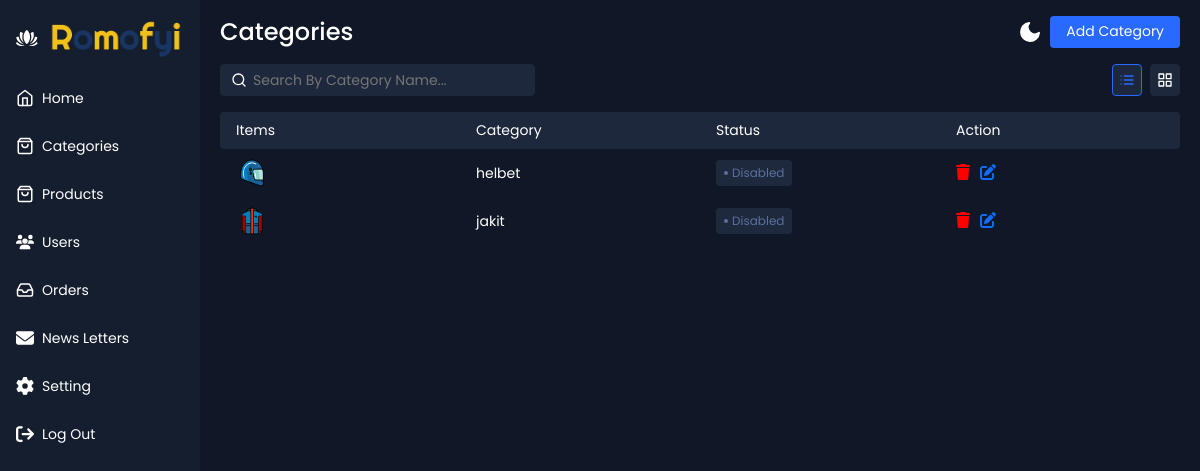
/Admin/dashboard.php (signed in), run on the app's committed database.
### tables this page shows
CREATE TABLE `categories` (
  `id` int(10) UNSIGNED NOT NULL,
  `CategoryName` varchar(255) NOT NULL,
  `img` varchar(255) DEFAULT NULL,
  `Status` enum('Active','Disabled') NOT NULL DEFAULT 'Active',
  `created_at` timestamp NULL DEFAULT NULL,
  `updated_at` timestamp NULL DEFAULT NULL
);

### Admin/page/categories.php (the view, shortened to what this page needs)
<div class="app-content">
    <div class="app-content-header">
        <h1 class="app-content-headerText">Categories</h1>
        <button class="mode-switch" title="Switch Theme">
            <svg class="moon" fill="none" stroke="currentColor" stroke-linecap="round" stroke-linejoin="round"
                stroke-width="2" width="24" height="24" viewBox="0 0 24 24">
                <defs></defs>
                <path d="M21 12.79A9 9 0 1111.21 3 7 7 0 0021 12.79z"></path>
            </svg>
        </button>
        <a href="dashboard.php?page=addCategory" class="app-content-headerButton"
            style="text-decoration: none; line-height: 31px;">Add Category</a>
    </div>
    <div class="app-content-actions">
        <form method="get" action="<?php __DIR__ ?>">
            <?php
            @$searchContent=$_GET['search'];
            if(!empty($searchContent)){
                ?>
                    <input style="color: var(--app-content-main-color);" class="search-bar" value="<?php echo $searchContent ?>" name="search" placeholder="Search By Category Name..." type="text">
                <?php
            }else{
                ?>
                    <input  style="color: var(--app-content-main-color);"  class="search-bar" name="search" placeholder="Search By Category Name..." type="text">
                <?php
            }
            ?>
        </form>
        <div class="app-content-actions-wrapper">
            <button class="action-button list active" title="List View">
            </button>
            <button class="action-button grid" title="Grid View">
            </button>
        </div>
    </div>
    <div class="products-area-wrapper tableView">
        <div class="products-header">
            <div class="product-cell image">
                Items
            </div>
            <div class="product-cell category">Category</div>
            <div class="product-cell status-cell">Status</div>
            <div class="product-cell status-cell">Action</div>
        </div>
        <?php
        @$searchContent=$_GET['search'];
        if(!empty($searchContent)){
            $query="SELECT * FROM categories WHERE `CategoryName` LIKE '%$searchContent%'";
        }else{
            $query="SELECT * FROM categories";
        }
        $result=mysqli_query($connection,$query);
        while($row=mysqli_fetch_assoc($result)){
            ?>
        <div class="products-row">
            <div class="product-cell image">
                <img src="http://localhost/romofyi/uploads/cat/<?php echo $row['img']  ?>"
                    alt="product">
            </div>
            <div class="product-cell category"><?php echo $row['CategoryName']  ?></div>
            <div class="product-cell status-cell">
                <?php
                if($row['Status'] == 'Active'){
                    ?>
                <a href="dashboard.php?page=categories&Disabled=<?php echo $row['id'] ?>" class="status disabled"> Disabled </a>
                <?php
                }else{
                    ?>
                <a href="dashboard.php?page=categories&Active=<?php echo $row['id'] ?>" class="status active"> Active </a>
                <?php } ?>
            </div>
            <div class="product-cell sales"><span class="cell-label">Sales:</span>
                <a href="dashboard.php?page=categories&id=<?php echo$row['id']?>">
                    <i class="fa-solid fa-trash" style="color: red; margin-right: 10px; font-size: 16px;" ></i>
                </a>
                <a href="dashboard.php?page=editCategory&id=<?php echo$row['id']?>"><i class="fa-solid fa-pen-to-square" style="font-size: 16px;" ></i></a>
            </div>
        </div>
        <?php
        }
        ?>
    </div>
</div>

### Admin/admin_Style/style.css (style rules this page uses)
* { box-sizing: border-box; }
:root { --app-bg: #101827; --sidebar: rgba(21, 30, 47, 1); --sidebar-main-color: #fff; --table-border: #1a2131; --table-header: #1a2131; --app-content-main-color: #fff; --sidebar-link: #fff; --sidebar-active-link: #1d283c; --sidebar-hover-link: #1a2539; --action-color: #2869ff; --action-color-hover: #6291fd; --app-content-secondary-color: #1d283c; --filter-reset: #2c394f; --filter-shadow: rgba(16, 24, 39, 0.8) 0px 6px 12px -2px, rgba(0, 0, 0, 0.3) 0px 3px 7px -3px; }
body, html { margin: 0; padding: 0; height: 100%; width: 100%; }
body { overflow: hidden; font-family: "Poppins", sans-serif; background-color: var(--app-bg); -webkit-font-smoothing: antialiased; -moz-osx-font-smoothing: grayscale; }
.mode-switch { background-color: transparent; border: none; padding: 0; color: var(--app-content-main-color); display: flex; justify-content: center; align-items: center; margin-left: auto; margin-right: 8px; cursor: pointer; }
.mode-switch .moon { fill: var(--app-content-main-color); }
.app-content { padding: 16px; background-color: var(--app-bg); height: 100%; flex: 1; max-height: 100%; display: flex; flex-direction: column; }
.app-content-header { display: flex; align-items: center; justify-content: space-between; padding: 0 4px; }
.app-content-headerText { color: var(--app-content-main-color); font-size: 24px; line-height: 32px; margin: 0; }
.app-content-headerButton { background-color: var(--action-color); color: #fff; font-size: 14px; line-height: 24px; border: none; border-radius: 4px; height: 32px; padding: 0 16px; transition: 0.2s; cursor: pointer; }
.app-content-actions { display: flex; justify-content: space-between; align-items: center; padding: 16px 4px; }
.app-content-actions-wrapper { display: flex; align-items: center; margin-left: auto; }
.search-bar { background-color: var(--app-content-secondary-color); border: 1px solid var(--app-content-secondary-color); color: var(--app-content-main-color); font-size: 14px; line-height: 24px; border-radius: 4px; padding: 0px 10px 0px 32px; height: 32px; background-size: 16px; background-repeat: no-repeat; background-position: left 10px center; width: 100%; max-width: 320px; transition: 0.2s; }
.search-bar:placeholder { color: var(--app-content-main-color); }
.action-button { border-radius: 4px; height: 32px; background-color: var(--app-content-secondary-color); border: 1px solid var(--app-content-secondary-color); display: flex; align-items: center; color: var(--app-content-main-color); font-size: 14px; margin-left: 8px; cursor: pointer; }
.action-button:focus, .action-button.active { outline: none; color: var(--action-color); border-color: var(--action-color); }
.products-area-wrapper { width: 100%; max-height: 100%; overflow: auto; padding: 0 4px; }
.tableView .products-header { display: flex; align-items: center; border-radius: 4px; background-color: var(--app-content-secondary-color); position: sticky; top: 0; }
.tableView .products-row { display: flex; align-items: center; border-radius: 4px; }
.tableView .product-cell { flex: 1; padding: 8px 16px; color: var(--app-content-main-color); font-size: 14px; display: flex; align-items: center; }
.tableView .product-cell img { width: 32px; height: 32px; border-radius: 6px; margin-right: 6px; }
.status { border-radius: 4px; display: flex; align-items: center; padding: 4px 8px; font-size: 12px; }
.status:before { content: ""; width: 4px; height: 4px; border-radius: 50%; margin-right: 4px; }
.status.disabled { color: #59719d; background-color: rgba(89, 113, 157, 0.2); }
.status.disabled:before { background-color: #59719d; }

### Admin/dashboard.php (style rules this page uses)
.active,.disabled { text-decoration: none; }

### data on the page
categories: img (picture), CategoryName "helbet"
categories: img (picture), CategoryName "jakit"
